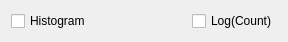
<?xml version="1.0" encoding="UTF-8"?>
<ui version="4.0">
 <class>PlotControlsWidgetClass</class>
 <widget class="QWidget" name="PlotControlsWidgetClass">
  <property name="geometry">
   <rect>
    <x>0</x>
    <y>0</y>
    <width>288</width>
    <height>40</height>
   </rect>
  </property>
  <property name="windowTitle">
   <string>PlotControlsWidget</string>
  </property>
  <layout class="QHBoxLayout" name="horizontalLayout">
   <item>
    <widget class="QCheckBox" name="histogramCheckBox">
     <property name="toolTip">
      <string>Checking this box will display a histogram rather than a stick plot of the values.</string>
     </property>
     <property name="text">
      <string>Histogram</string>
     </property>
    </widget>
   </item>
   <item>
    <spacer name="horizontalSpacer">
     <property name="orientation">
      <enum>Qt::Horizontal</enum>
     </property>
     <property name="sizeHint" stdset="0">
      <size>
       <width>77</width>
       <height>19</height>
      </size>
     </property>
    </spacer>
   </item>
   <item>
    <widget class="QCheckBox" name="logCheckBox">
     <property name="toolTip">
      <string>Checking this box will change the y-axis scale to the logarithm of the counts.</string>
     </property>
     <property name="text">
      <string>Log(Count)</string>
     </property>
    </widget>
   </item>
  </layout>
 </widget>
 <layoutdefault spacing="6" margin="11"/>
 <resources/>
 <connections/>
</ui>
